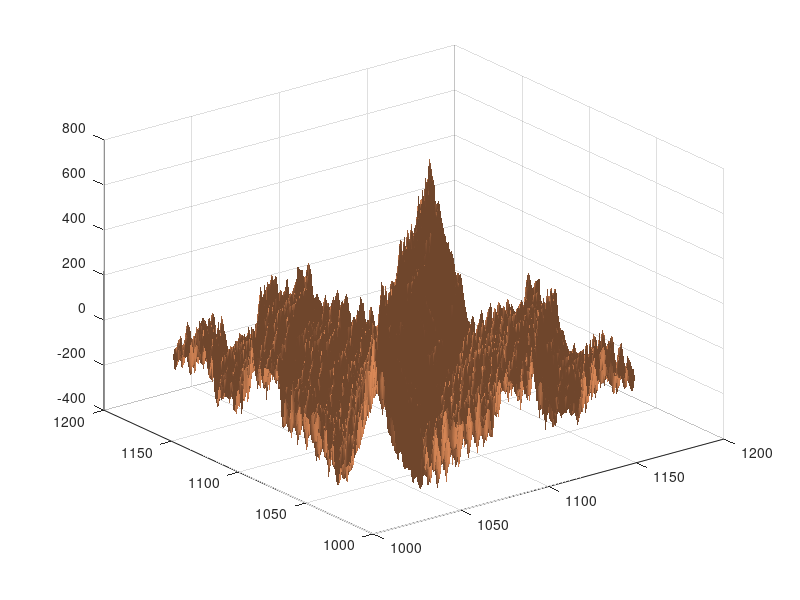

The MATLAB script that drew this image: (Note: this script raises an error after producing the figure.)
%% Create several synthetic surfaces with different number of frequencies 
% in each direction to see how different number of Fourier fitting
% fequencies influence the Fouier fitted surface

mirror=1; 
periodic=0;
% mirror=1;periodic=1;
f1=3.5; % f1 = a coefficient for distribution of wavelengths (generally 1<f1<2.5)
f3=1+mirror;
ratio_high=300;
ratio_low=1;
cross=0;
%% The synthetic surface with one frequency; analysis
x=1001:1150;
y=1001:1150;
y=fliplr(y);
[X,Y]=meshgrid(x,y);
z1=30*sin((2*pi/10)*X).*sin((2*pi/10)*Y);
surfl(x,y,z1);colormap copper
shading interp
%% The synthetic surface with two frequency
x=1001:1150;
y=1001:1150;
y=fliplr(y);
[X,Y]=meshgrid(x,y);
z2=30*sin((2*pi/10)*X).*sin((2*pi/10)*Y)+45*sin((2*pi/5)*X).*sin((2*pi/5)*Y);
surfl(x,y,z2);colormap copper
shading interp
%% The synthetic surface with four frequency
x=1001:1150;
y=1001:1150;
y=fliplr(y);
[X,Y]=meshgrid(x,y);
z4=30*sin((2*pi/10)*X).*sin((2*pi/10)*Y)+45*sin((2*pi/5)*X).*sin((2*pi/5)*Y)+20*sin((2*pi/15)*X).*sin((2*pi/15)*Y)+5*sin((2*pi/8)*X).*sin((2*pi/8)*Y);
surfl(x,y,z4);colormap copper
shading interp
%% The synthetic surface with eight frequency
x=1001:1150;
y=1001:1150;
y=fliplr(y);
[X,Y]=meshgrid(x,y);
z8=30*sin((2*pi/10)*X).*sin((2*pi/10)*Y)+45*sin((2*pi/5)*X).*sin((2*pi/5)*Y)+20*sin((2*pi/15)*X).*sin((2*pi/15)*Y)+5*sin((2*pi/8)*X).*sin((2*pi/8)*Y)+8*sin((2*pi/25)*X).*sin((2*pi/25)*Y)+12*sin((2*pi/45)*X).*sin((2*pi/45)*Y)+36*sin((2*pi/6)*X).*sin((2*pi/6)*Y)+1*sin((2*pi/80)*X).*sin((2*pi/80)*Y);
surfl(x,y,z8);colormap copper
shading interp
%% The synthetic surface with sixteen frequency
x=1001:1150;
y=1001:1150;
y=fliplr(y);
[X,Y]=meshgrid(x,y);
z16=30*sin((2*pi/10)*X).*sin((2*pi/10)*Y)+45*sin((2*pi/5)*X).*sin((2*pi/5)*Y)+20*sin((2*pi/15)*X).*sin((2*pi/15)*Y)+5*sin((2*pi/8)*X).*sin((2*pi/8)*Y)+8*sin((2*pi/25)*X).*sin((2*pi/25)*Y)+12*sin((2*pi/45)*X).*sin((2*pi/45)*Y)+36*sin((2*pi/6)*X).*sin((2*pi/6)*Y)+1*sin((2*pi/80)*X).*sin((2*pi/80)*Y)...
    +2*sin((2*pi/13)*X).*sin((2*pi/13)*Y)+54*sin((2*pi/7)*X).*sin((2*pi/7)*Y)+9*sin((2*pi/51)*X).*sin((2*pi/51)*Y)+50*sin((2*pi/18)*X).*sin((2*pi/18)*Y)+61*sin((2*pi/42)*X).*sin((2*pi/42)*Y)+20*sin((2*pi/3)*X).*sin((2*pi/3)*Y)+8*sin((2*pi/60)*X).*sin((2*pi/60)*Y)+11*sin((2*pi/32)*X).*sin((2*pi/32)*Y);
surfl(x,y,z16);colormap copper
shading interp
%% The synthetic surface with 32 frequency
x=1001:1150;
y=1001:1150;
y=fliplr(y);
[X,Y]=meshgrid(x,y);
z32=30*sin((2*pi/10)*X).*sin((2*pi/10)*Y)+45*sin((2*pi/5)*X).*sin((2*pi/5)*Y)+20*sin((2*pi/15)*X).*sin((2*pi/15)*Y)+5*sin((2*pi/8)*X).*sin((2*pi/8)*Y)+8*sin((2*pi/25)*X).*sin((2*pi/25)*Y)+12*sin((2*pi/45)*X).*sin((2*pi/45)*Y)+36*sin((2*pi/6)*X).*sin((2*pi/6)*Y)+1*sin((2*pi/80)*X).*sin((2*pi/80)*Y)...
    +2*sin((2*pi/13)*X).*sin((2*pi/13)*Y)+54*sin((2*pi/7)*X).*sin((2*pi/7)*Y)+9*sin((2*pi/51)*X).*sin((2*pi/51)*Y)+50*sin((2*pi/18)*X).*sin((2*pi/18)*Y)+61*sin((2*pi/42)*X).*sin((2*pi/42)*Y)+20*sin((2*pi/3)*X).*sin((2*pi/3)*Y)+8*sin((2*pi/60)*X).*sin((2*pi/60)*Y)+11*sin((2*pi/32)*X).*sin((2*pi/32)*Y)...
    +3*sin((2*pi/4)*X).*sin((2*pi/4)*Y)+5*sin((2*pi/6)*X).*sin((2*pi/6)*Y)+7*sin((2*pi/48)*X).*sin((2*pi/48)*Y)+54*sin((2*pi/100)*X).*sin((2*pi/100)*Y)+19*sin((2*pi/88)*X).*sin((2*pi/88)*Y)+19*sin((2*pi/56)*X).*sin((2*pi/56)*Y)+64*sin((2*pi/63)*X).*sin((2*pi/63)*Y)+53*sin((2*pi/89)*X).*sin((2*pi/89)*Y)...
    +21*sin((2*pi/78)*X).*sin((2*pi/78)*Y)+52*sin((2*pi/91)*X).*sin((2*pi/91)*Y)+93*sin((2*pi/77)*X).*sin((2*pi/77)*Y)+3*sin((2*pi/9)*X).*sin((2*pi/9)*Y)+65*sin((2*pi/45)*X).*sin((2*pi/45)*Y)+22*sin((2*pi/23)*X).*sin((2*pi/23)*Y)+81*sin((2*pi/66)*X).*sin((2*pi/66)*Y)+16*sin((2*pi/36)*X).*sin((2*pi/36)*Y);
surfl(x,y,z32);colormap copper
shading interp
%% The real natural surface with the size of the synthetic surface
I = imread('hanlidar_nad88.tif'); % read the index image which is the first image of the file;
imshow(I); % show the image;
hold on

% The coordinate of the rectangle of the image;
xmin=1.40e+04; % The min x-direction coordinate;
height=149; % The height of the section;
ymin=9300; % The min y-direction coordinate;
width=149; % The width of the section;

% cut the piece from the image;
topopiece_vector=cut_piece(I,xmin,ymin,width,height);
surf(topopiece_vector.x,topopiece_vector.y,topopiece_vector.z);
colorbar;
title('A small section of the real topograhy surface','FontSize',30);
xlabel('x (m)','FontSize',25);
ylabel('y (m)','FontSize',25);
surfl(topopiece_vector.x,topopiece_vector.y,topopiece_vector.z);colormap copper
shading interp
title('A small section of the real topograhy surface','FontSize',30);
xlabel('x (m)','FontSize',25);
ylabel('y (m)','FontSize',25);
zlabel('Elevation (m)', 'FontSize',25);
% Plot the piece of the topo, marker the coodinates of the rectangle/the cutted section;
plot(xmin,ymin+height,'r+', 'MarkerSize', 30)
hold on
plot(xmin,ymin,'r+', 'MarkerSize', 30)
hold on
plot(xmin+width,ymin,'r+', 'MarkerSize', 30)
hold on
plot(xmin+width,ymin+height,'r+', 'MarkerSize', 30)
%% Plot the result (influence of Fourier fitting frequency on Fourier fitted surface)
mean_error_matrix=zeros(1,7);
N_WL=[2,4,8,16,32,64,128];
for i=1:7
    N_f=2^i;
    [paramhat,lambda,N,kx,ky,h,mean_error,av]=Spectop(x,y,topopiece_vector.z,N_f,f1,f3,mirror,ratio_low,ratio_high,cross,periodic);
    mean_error_matrix(i)=mean_error;
end
plot(N_WL,mean_error_matrix,'-o',...
    'LineWidth',3,...mea 
    'MarkerEdgeColor','b',...
    'MarkerSize',10)
title('Influence of Number of Frequencies','FontSize',40)
ax = gca;
ax.FontSize = 18; 
xlabel('Number of frequencies in each direction','FontSize',20)
ylabel('Mean error','FontSize',20)

